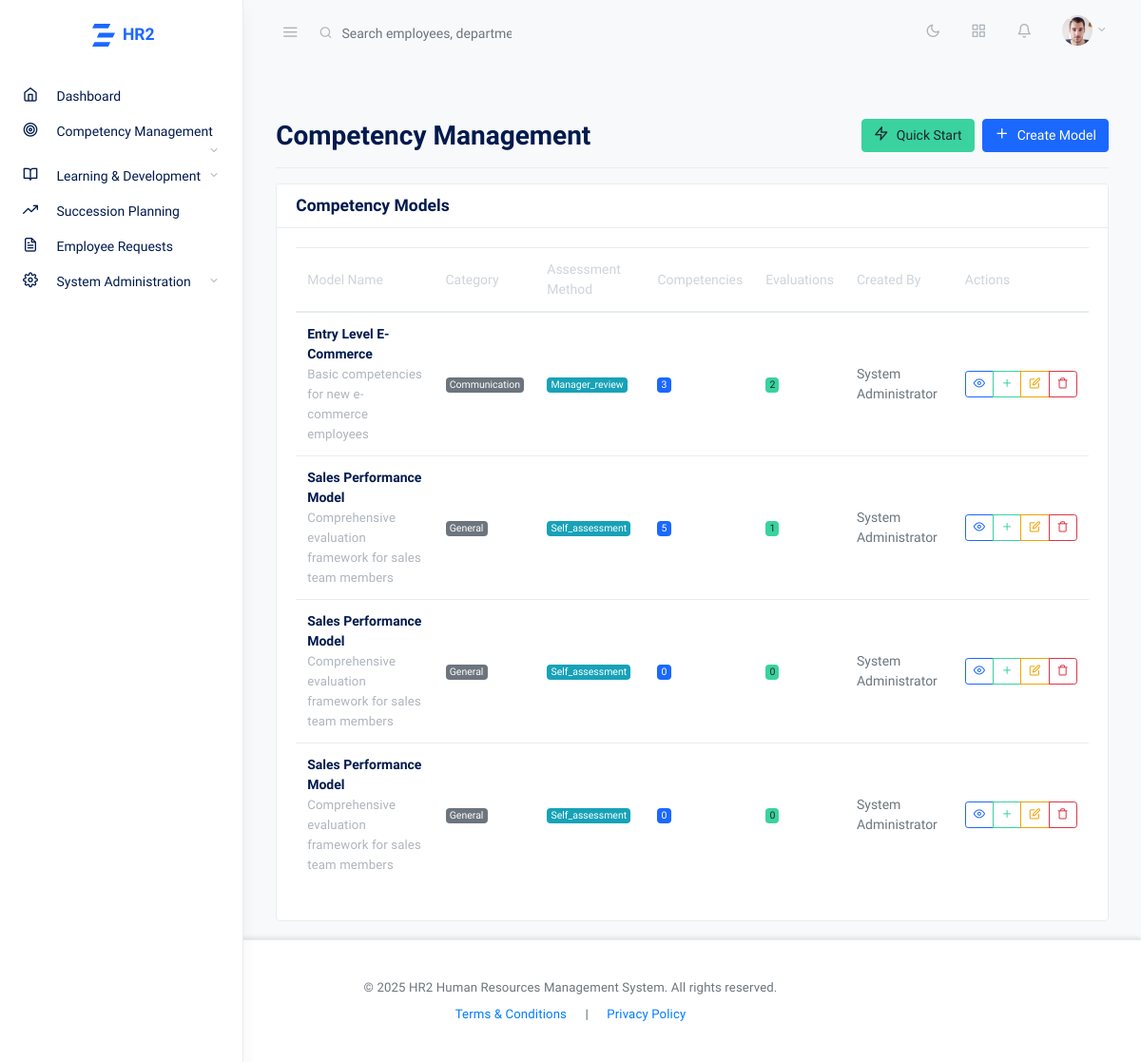
Before: /index.php?page=competency_models (signed in) with the older database file.
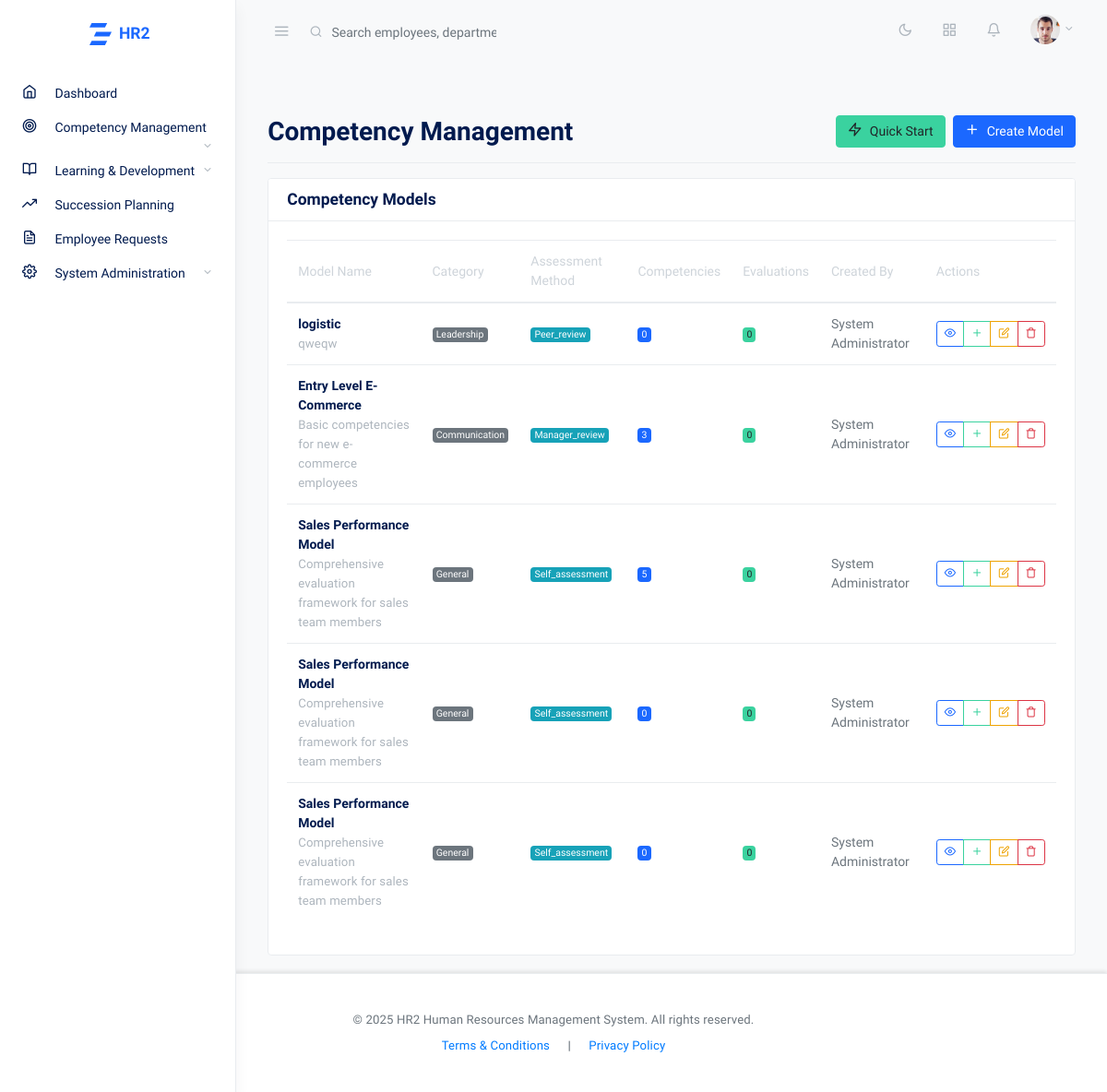
After: the same page with the newer database file.
### tables this page shows
CREATE TABLE `competency_models` (
  `id` int NOT NULL,
  `name` varchar(200) NOT NULL,
  `description` text,
  `category` varchar(100) DEFAULT NULL,
  `target_roles` json DEFAULT NULL,
  `assessment_method` enum('self_assessment','manager_review','peer_review','360_feedback') DEFAULT 'self_assessment',
  `status` enum('active','draft','archived') DEFAULT 'active',
  `created_by` int NOT NULL,
  `created_at` timestamp NULL DEFAULT CURRENT_TIMESTAMP,
  `updated_at` timestamp NULL DEFAULT CURRENT_TIMESTAMP ON UPDATE CURRENT_TIMESTAMP
);

CREATE TABLE `users` (
  `id` int NOT NULL,
  `username` varchar(50) NOT NULL,
  `email` varchar(100) NOT NULL,
  `password_hash` varchar(255) NOT NULL,
  `first_name` varchar(50) NOT NULL,
  `last_name` varchar(50) NOT NULL,
  `role` enum('admin','hr_manager','employee') DEFAULT 'employee',
  `status` enum('active','inactive','terminated') DEFAULT 'active',
  `employee_id` varchar(20) DEFAULT NULL,
  `department` varchar(100) DEFAULT NULL,
  `position` varchar(100) DEFAULT NULL,
  `phone` varchar(20) DEFAULT NULL,
  `hire_date` date DEFAULT NULL,
  `created_at` timestamp NULL DEFAULT CURRENT_TIMESTAMP,
  `updated_at` timestamp NULL DEFAULT CURRENT_TIMESTAMP ON UPDATE CURRENT_TIMESTAMP,
  `last_login` timestamp NULL DEFAULT NULL,
  `login_attempts` int DEFAULT '0',
  `locked_until` timestamp NULL DEFAULT NULL
);

### includes/data/db.php (called while the page is built, shortened)
<?php
class Database {
    private $host = 'localhost';
    private $db_name = 'hr1_system';
    private $username = 'root';
    private $password = '';
    public function getConnection() {
        $this->conn = null;
        try {
            $this->conn = new PDO(
                "mysql:host=" . $this->host . ";dbname=" . $this->db_name . ";charset=utf8",
                $this->username,
                $this->password
            );
            $this->conn->setAttribute(PDO::ATTR_ERRMODE, PDO::ERRMODE_EXCEPTION);
            $this->conn->setAttribute(PDO::ATTR_DEFAULT_FETCH_MODE, PDO::FETCH_ASSOC);
        } catch(PDOException $exception) {
            echo "Connection error: " . $exception->getMessage();
        }
        return $this->conn;
    }
}
function getDB() {
    static $db = null;
    if ($db === null) {
        $database = new Database();
        $db = $database->getConnection();
    }
    return $db;
}
?>

### includes/functions/competency.php (called while the page is built, shortened)
<?php
class CompetencyManager {
    private $db;
    public function __construct() {
        $this->db = getDB();
    }
    public function mapAssessmentMethodToForm($dbValue) {
        $formValueMap = [
            'self_assessment' => 'self',
            'manager_review' => 'manager',
            'peer_review' => 'peer',
            '360_feedback' => '360'
        ];
        return $formValueMap[$dbValue] ?? 'self';
    }
    public function getAllModels() {
        try {
            $checkStmt = $this->db->prepare("SHOW COLUMNS FROM competency_models LIKE 'status'");
            $checkStmt->execute();
            $hasStatusColumn = $checkStmt->rowCount() > 0;
            $whereClause = $hasStatusColumn ? "WHERE cm.status != 'archived'" : "";
            $stmt = $this->db->prepare("
                SELECT cm.*, u.first_name, u.last_name,
                       COUNT(DISTINCT c.id) as competency_count,
                       COUNT(DISTINCT e.id) as evaluation_count
                FROM competency_models cm
                LEFT JOIN users u ON cm.created_by = u.id
                LEFT JOIN competencies c ON cm.id = c.model_id
                LEFT JOIN evaluations e ON cm.id = e.model_id
                $whereClause
                GROUP BY cm.id
                ORDER BY cm.created_at DESC
            ");
            $stmt->execute();
            $models = $stmt->fetchAll();
            foreach ($models as &$model) {
                $model['target_roles'] = $model['target_roles'] ? json_decode($model['target_roles'], true) ?: [] : [];
            }
            return $models;
        } catch (PDOException $e) {
            error_log("Error getting competency models: " . $e->getMessage());
            return [];
        }
    }
}
?>

### pages/competency_models.php (the view, shortened to what the changed rows need)
<?php
require_once 'includes/data/db.php';
require_once 'includes/functions/competency.php';
$competencyManager = new CompetencyManager();
$models = $competencyManager->getAllModels();
?>
<link rel="stylesheet" href="assets/css/competency.css">
<div class="d-flex justify-content-between flex-wrap flex-md-nowrap align-items-center pt-3 pb-2 mb-3 border-bottom">
    <h1 class="h2">Competency Management</h1>
</div>
<div class="row">
    <div class="col-12">
        <div class="card">
            <div class="card-body">
                <?php if (empty($models)): ?>
                    <div class="text-center py-4">
                        <i class="fe fe-target fe-48 text-muted"></i>
                        <h4 class="text-muted mt-3">No Competency Models</h4>
                        <p class="text-muted">Create your first competency model to get started.</p>
                        <button type="button" class="btn btn-primary" data-toggle="modal" data-target="#createModelModal">
                            Create Model
                        </button>
                    </div>
                <?php else: ?>
                    <div class="table-responsive">
                        <table class="table table-hover">
                            <thead>
                                <tr>
                                    <th>Model Name</th>
                                    <th>Category</th>
                                    <th>Assessment Method</th>
                                    <th>Competencies</th>
                                    <th>Evaluations</th>
                                    <th>Created By</th>
                                    <th>Actions</th>
                                </tr>
                            </thead>
                            <tbody>
                                <?php foreach ($models as $model): ?>
                                    <tr>
                                        <td>
                                            <strong><?php echo htmlspecialchars($model['name']); ?></strong>
                                            <br><small class="text-muted"><?php echo htmlspecialchars($model['description']); ?></small>
                                        </td>
                                        <td>
                                            <span class="badge badge-secondary"><?php echo htmlspecialchars($model['category'] ?? 'General'); ?></span>
                                        </td>
                                        <td>
                                            <span class="badge badge-info"><?php echo ucfirst($model['assessment_method'] ?? 'self_assessment'); ?></span>
                                        </td>
                                        <td>
                                            <span class="badge badge-primary"><?php echo $model['competency_count']; ?></span>
                                        </td>
                                        <td>
                                            <span class="badge badge-success"><?php echo $model['evaluation_count']; ?></span>
                                        </td>
                                        <td><?php echo htmlspecialchars(($model['first_name'] ?? 'Unknown') . ' ' . ($model['last_name'] ?? 'User')); ?></td>
                                        <td>
                                            <div class="btn-group" role="group">
                                                <button type="button" class="btn btn-sm btn-outline-primary" onclick="viewModel(<?php echo $model['id']; ?>)">
                                                    <i class="fe fe-eye fe-14"></i>
                                                </button>
                                                <button type="button" class="btn btn-sm btn-outline-success" onclick="addCompetency(<?php echo $model['id']; ?>)">
                                                    <i class="fe fe-plus fe-14"></i>
                                                </button>
                                                <button type="button" class="btn btn-sm btn-outline-warning" onclick="editModel(<?php echo htmlspecialchars(json_encode($model)); ?>)">
                                                    <i class="fe fe-edit fe-14"></i>
                                                </button>
                                                <button type="button" class="btn btn-sm btn-outline-danger" onclick="deleteModel(<?php echo $model['id']; ?>)">
                                                    <i class="fe fe-trash fe-14"></i>
                                                </button>
                                            </div>
                                        </td>
                                    </tr>
                                <?php endforeach; ?>
                            </tbody>
                        </table>
                    </div>
                <?php endif; ?>
            </div>
        </div>
    </div>
</div>

Changed rows visible on the page:
added competency_models: name "logistic", description "qweqw", category "Leadership", assessment_method "Peer_review", competency_count "0", evaluation_count "0", created_by.last_name "System Administrator"
computed for competency_models "Entry Level E-Commerce": evaluation_count "2" → "0"
computed for competency_models (number 3 of 5 on the later page): evaluation_count "1" → "0"
